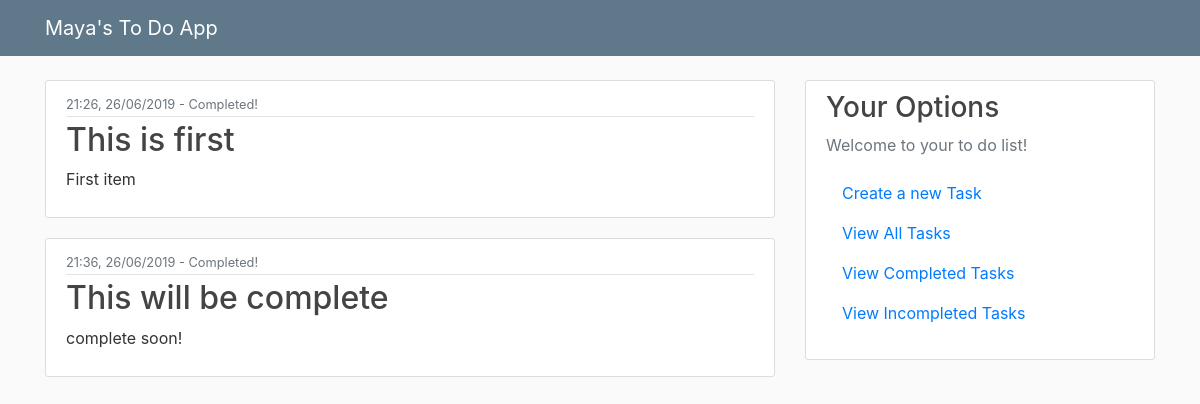
The page /view_all on the database as committed earlier.
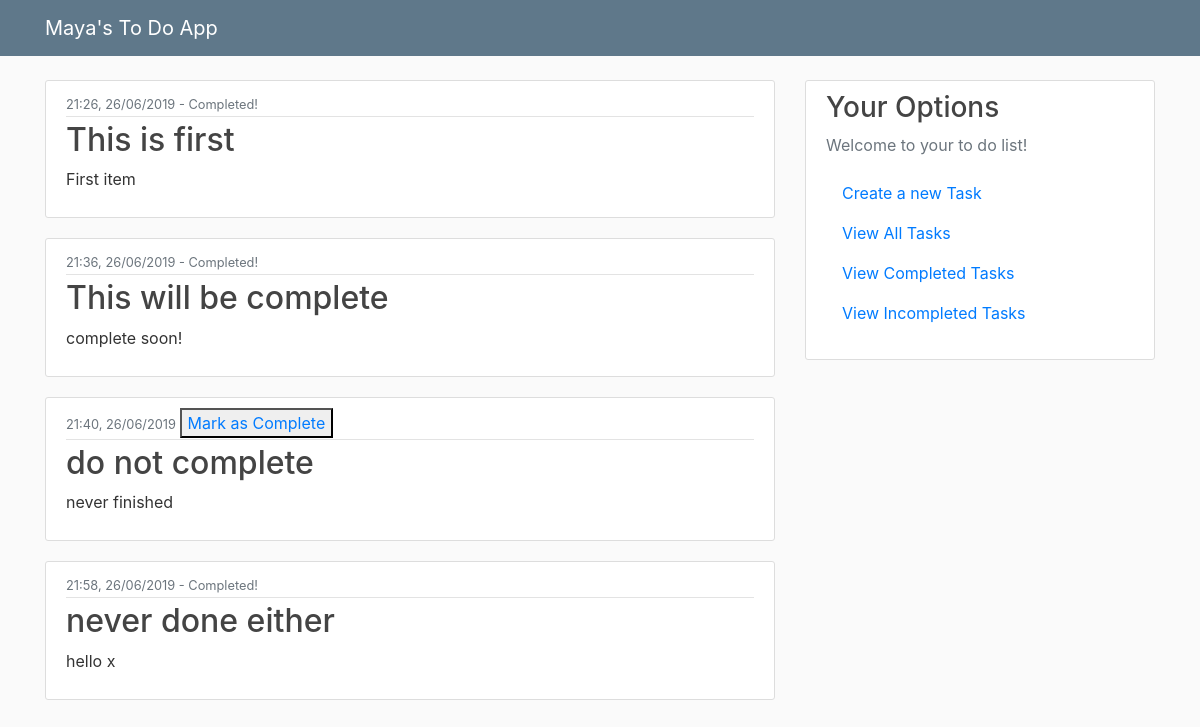
The same page on the database as committed later.
### app.py (models this page shows, shortened)
class Items(db.Model):
    id = db.Column(db.Integer, primary_key=True)
    title = db.Column(db.String(20), unique=False, nullable=False)
    content = db.Column(db.String(120), unique=True, nullable=False)
    date_posted = db.Column(db.DateTime, nullable=False, default=datetime.utcnow)
    complete = db.Column(db.Boolean, unique=False)

### app.py (the view)
@app.route("/")
@app.route("/view_all")
def view_all():
    posts = Items.query.all()
    return render_template('view_all.html', posts=posts)

### templates/view_all.html
{% extends "layout.html" %}
{% block content %}
    {% for post in posts %}
        <article class="media content-section">
          <div class="media-body">
            <div class="article-metadata">
              {% if post.complete == False %}
                <small class="text-muted">{{ post.date_posted.strftime("%H:%M, %d/%m/%Y") }} </small>
                <button type="button"> <a href="{{ url_for('view_completed',id=post.id) }}"> Mark as Complete </a> </button>
              {% elif post.complete == True %}
                <small class="text-muted">{{ post.date_posted.strftime("%H:%M, %d/%m/%Y") }} - Completed! </small>
              {% endif %}
            </div>
            <h2><a class="article-title">{{ post.title }}</a> </h2>
            <p class="article-content">{{ post.content }}</p>
          </div>
        </article>
    {% endfor %}
{% endblock content %}

### templates/layout.html (shortened to what this page needs)
<!DOCTYPE html>
<html>
<head>
    <link rel="stylesheet" href="https://maxcdn.bootstrapcdn.com/bootstrap/4.0.0/css/bootstrap.min.css">
    <link rel="stylesheet" type="text/css" href="{{ url_for('static', filename='main.css') }}">
</head>
<body>
    <header class="site-header">
      <nav class="navbar navbar-expand-md navbar-dark bg-steel fixed-top">
        <div class="container">
          <a class="navbar-brand mr-4" href="/">Maya's To Do App </a>
        </div>
      </nav>
    </header>
    <main role="main" class="container">
      <div class="row">
        <div class="col-md-8">
          {% block content %}{% endblock %}
        </div>
        <div class="col-md-4">
          <div class="content-section">
            <h3>Your Options</h3>
            <p class='text-muted'>Welcome to your to do list!
              <ul class="list-group">
                <a class="nav-item nav-link" href="/create">Create a new Task</a>
                <a class="nav-item nav-link" href="/view_all">View All Tasks</a>
                <a class="nav-item nav-link" href="{{ url_for('view_completed',id=0) }}">View Completed Tasks</a>
                <a class="nav-item nav-link" href="{{ url_for('view_incomplete') }}">View Incompleted Tasks</a>
              </ul>
            </p>
          </div>
        </div>
      </div>
    </main>
</body>
</html>

### static/main.css (style rules this page uses)
body { background: #fafafa; color: #333333; margin-top: 5rem; }
h1, h2, h3, h4, h5, h6 { color: #444444; }
.bg-steel { background-color: #5f788a; }
.content-section { background: #ffffff; padding: 10px 20px; border: 1px solid #dddddd; border-radius: 3px; margin-bottom: 20px; }
.article-title { color: #444444; }
.article-content { white-space: pre-line; }
.article-metadata { padding-bottom: 1px; margin-bottom: 4px; border-bottom: 1px solid #e3e3e3 }

Rows that differ between the two databases and show on the page:
added Items: date_posted "21:40, 26/06/2019", title "do not complete", content "never finished"
added Items: date_posted "21:58, 26/06/2019", title "never done either", content "hello x"
